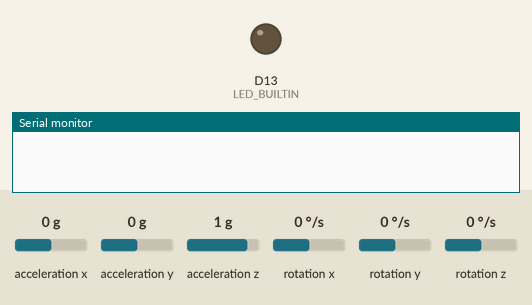
Simulated run of this sketch. Board: Arduino Nano 33 IoT. On the bench: output pins drawn as LEDs (lit = HIGH), the last lines printed to the serial monitor. Wiring (inferred from the names in the program): MPU-6050 motion sensor at I2C address 0x68. The inputs (shaded band) are chosen by the test bench; at power-on: acceleration z 1 g, acceleration x 0 g, acceleration y 0 g, rotation x 0 °/s, rotation y 0 °/s, rotation z 0 °/s.

Above: at 2.8 s.
At 4.0 s:
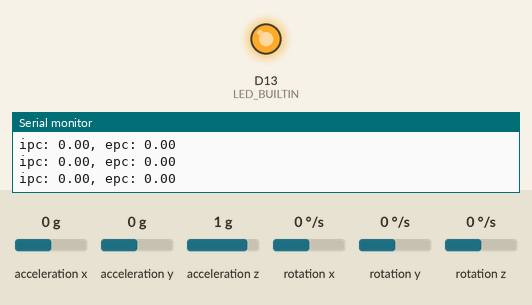
4.1 s: acceleration z set to 0 g
Timing chart, 0 to 7.1 s (numbered marks = the images above; inputs shaded):
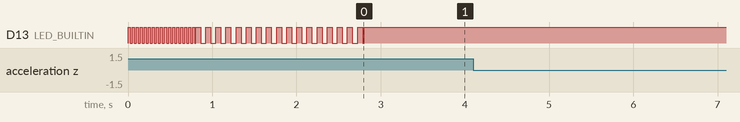

The sketch:

Nano33IMUTest.ino
```cpp
#include <Arduino_LSM6DS3.h>
#include "MPU6050.h"

//const float PITCH_CALIBRATION = 0.34;
const int LOOP_MICROS = 4000;
long loopEndTime = 0;
long lastInternalMesaurementMicros = 0;

const float RADIANS_TO_DEGREES = 57.296;

struct IMUData {
  float gyroXCalibration = 0;
  float gyroYCalibration = 0;
  float gyroZCalibration = 0;
  float accelerometerXCalibration = 0;
  float accelerometerYCalibration = 0;
  float accelerometerZCalibration = 0;
  float pitchReading = 0;
};

IMUData internalData;
IMUData externalData;

MPU6050 mpu6050;

void setup() {
  Serial.begin(2000000);
  while (!Serial); // Nano 33 will lose initial output without this

  //Serial.println("Initializing IMUs...");

  mpu6050.begin();
  if (!IMU.begin()) {
    Serial.println("Failed to initialize internal IMU!");
    while (1);
  }

  // initialize digital pin LED_BUILTIN as an output.
  pinMode(LED_BUILTIN, OUTPUT);

  //Serial.println("Measuring internal IMU calibration values...");
  float gxSum = 0;
  float gySum = 0;
  float gzSum = 0;
  float axSum = 0;
  float aySum = 0;
  float azSum = 0;
  for (int i = 0; i < 500; i++) {
    if (i % 15 == 0) {
      digitalWrite(LED_BUILTIN, !digitalRead(LED_BUILTIN));        //Change the state of the LED every 15 loops to make the LED blink fast
    }

    float gx, gy, gz;
    IMU.readGyroscope(gx, gy, gz);
    gxSum += gx;
    gySum += gy;
    gzSum += gz;

    float ax, ay, az;
    IMU.readAcceleration(ax, ay, az);
    axSum += ax;
    aySum += ay;
    azSum += az;

    while (!IMU.accelerationAvailable() && !IMU.gyroscopeAvailable());
  }
  lastInternalMesaurementMicros = micros();
  // Get the average from the 500 readings
  internalData.gyroXCalibration = gxSum / 500;
  internalData.gyroYCalibration = gySum / 500;
  internalData.gyroZCalibration = gzSum / 500;
  internalData.accelerometerXCalibration = axSum / 500;
  internalData.accelerometerYCalibration = aySum / 500;
  internalData.accelerometerZCalibration = azSum / 500;

  // Gyro calibration complete, gy: 275, ax: -138, ay: -286, az: 18227
  /*Serial.print("Internal IMU calibration complete, gx: ");
  Serial.print(internalData.gyroXCalibration);
  Serial.print(", gy: ");
  Serial.print(internalData.gyroYCalibration);
  Serial.print(", gz: ");
  Serial.print(internalData.gyroZCalibration);
  Serial.print(", ax: ");
  Serial.print(internalData.accelerometerXCalibration);
  Serial.print(", ay: ");
  Serial.print(internalData.accelerometerYCalibration);
  Serial.print(", az: ");
  Serial.print(internalData.accelerometerZCalibration);
  Serial.println();*/

  //Serial.println("Measuring external gyro calibration values...");
  loopEndTime = micros() + LOOP_MICROS;
  gxSum = 0;
  gySum = 0;
  gzSum = 0;
  axSum = 0;
  aySum = 0;
  azSum = 0;
  for (int i = 0; i < 500; i++) {
    if (i % 15 == 0) {
      digitalWrite(LED_BUILTIN, !digitalRead(LED_BUILTIN));        //Change the state of the LED every 15 loops to make the LED blink fast
    }

    float gx, gy, gz;
    mpu6050.readGyroscope(gx, gy, gz);
    gxSum += gx;
    gySum += gy;
    gzSum += gz;

    float ax, ay, az;
    mpu6050.readAccelerometer(ax, ay, az);
    axSum += ax;
    aySum += ay;
    azSum += az;

    delayMicroseconds(loopEndTime - micros()); // Simulate the main program loop time
    loopEndTime = micros() + LOOP_MICROS;
  }
  // Get the average from the 500 readings
  externalData.gyroXCalibration = gxSum / 500;
  externalData.gyroYCalibration = gySum / 500;
  externalData.gyroZCalibration = gzSum / 500;
  externalData.accelerometerXCalibration = axSum / 500;
  externalData.accelerometerYCalibration = aySum / 500;
  externalData.accelerometerZCalibration = azSum / 500;

  // Gyro calibration complete, gy: 275, ax: -138, ay: -286, az: 18227
  /*Serial.print("External IMU calibration complete, gx: ");
  Serial.print(externalData.gyroXCalibration);
  Serial.print(", gy: ");
  Serial.print(externalData.gyroYCalibration);
  Serial.print(", gz: ");
  Serial.print(externalData.gyroZCalibration);
  Serial.print(", ax: ");
  Serial.print(externalData.accelerometerXCalibration);
  Serial.print(", ay: ");
  Serial.print(externalData.accelerometerYCalibration);
  Serial.print(", az: ");
  Serial.print(externalData.accelerometerZCalibration);
  Serial.println();*/

  digitalWrite(LED_BUILTIN, HIGH);
  loopEndTime = micros() + LOOP_MICROS;
}

void loop() {
  // Internal IMU angle calculation
  // ------------------------------

  if (IMU.accelerationAvailable() && IMU.gyroscopeAvailable()) {
    // Read x, y, z accelerometer values
    float ax, ay, az;
    IMU.readAcceleration(ax, ay, az);

    // Calculate the current pitch angle in degrees according to the accelerometer
    float accelAngleX = atan(ay / sqrt(pow(ax, 2) + pow(az, 2))) * RADIANS_TO_DEGREES;

    float pitchAccelerometer = accelAngleX;

    //Serial.print("ipa: ");
    //Serial.print(pitchAccelerometer);

    // Read gyro values
    float gx, gy, gz;
    IMU.readGyroscope(gx, gy, gz);

    // Apply calibration value
    gx -= internalData.gyroXCalibration;

    long currentMicros = micros();
    float dt = (currentMicros - lastInternalMesaurementMicros) / 1000000.0;
    lastInternalMesaurementMicros = currentMicros;

    // Calculate the angle in degrees traveled during this loop angle
    // (Gyroscope Angle) = (Last Measured Filtered Angle) + ω×Δt
    float pitchGyro = internalData.pitchReading + gx * dt;

    // Complementary filter to combine the gyro and accelerometer angle
    // Filtered Angle = α × (Gyroscope Angle) + (1 − α) × (Accelerometer Angle)
    internalData.pitchReading = 0.96 * pitchGyro + 0.04 * pitchAccelerometer;
  }
  Serial.print("ipc: ");
  Serial.print(internalData.pitchReading);

  // External IMU angle calculation
  // ------------------------------

  // Read x, y, z accelerometer values
  float ax, ay, az;
  mpu6050.readAccelerometer(ax, ay, az);

  // Calculate the current pitch angle in degrees according to the accelerometer
  float accelAngleY = atan(-1 * ax / sqrt(pow(ay, 2) + pow(az, 2))) * RADIANS_TO_DEGREES;

  float pitchAccelerometer = accelAngleY;
  //pitchAccelerometer -= PITCH_CALIBRATION;

  //Serial.print(", epa: ");
  //Serial.print(pitchAccelerometer);

  // Read gyro values
  float gx, gy, gz;
  mpu6050.readGyroscope(gx, gy, gz);

  // Apply calibration value
  gy -= externalData.gyroYCalibration;

  float dt = LOOP_MICROS / 1000000.0;

  // Calculate the angle in degrees traveled during this loop angle
  // (Gyroscope Angle) = (Last Measured Filtered Angle) + ω×Δt
  float pitchGyro = externalData.pitchReading + gy * dt;

  // Complementary filter to combine the gyro and accelerometer angle
  // Filtered Angle = α × (Gyroscope Angle) + (1 − α) × (Accelerometer Angle)
  externalData.pitchReading = 0.96 * pitchGyro + 0.04 * pitchAccelerometer;

  Serial.print(", epc: ");
  Serial.print(externalData.pitchReading);

  Serial.println();

  // The external IMU angle calculations are tuned for a loop time of 4 milliseconds
  long delayTime = loopEndTime - micros();
  if (delayTime > 0) {
    delayMicroseconds(delayTime); // Simulate the main program loop time
  }
  loopEndTime = micros() + LOOP_MICROS;
}
```

MPU6050.cpp
```cpp
#include "MPU6050.h"

MPU6050::MPU6050() {
}

int MPU6050::begin() {
  Wire.begin();
  Wire.setClock(1000000);

  // Wake up the MPU-6050
  writeRegister(0x6B, 0x00); // PWR_MGMT_1 register
  // Set the full scale of the gyro to +/- 250 degrees per second
  writeRegister(0x1B, 0x00); // GYRO_CONFIG register
  // Set the full scale of the accelerometer to +/- 2g.
  writeRegister(0x1C, 0x00); // ACCEL_CONFIG register
  // Enable Digital Low Pass Filter ~43Hz to improve the raw data.
  writeRegister(0x1A, 0x03); // CONFIG register
}

int MPU6050::writeRegister(uint8_t address, uint8_t value) {
  Wire.beginTransmission(GYRO_ADDRESS);
  Wire.write(address);
  Wire.write(value);
  Wire.endTransmission();
  return 1;
}

// Results are in g (earth gravity)
int MPU6050::readAccelerometer(float& ax, float& ay, float& az) {
  Wire.beginTransmission(GYRO_ADDRESS);
  Wire.write(0x3B); // ACCEL_XOUT[15:8]
  Wire.endTransmission();
  Wire.requestFrom(GYRO_ADDRESS, 6); // ACCEL_XOUT[15:8], ACCEL_XOUT[7:0], ACCEL_YOUT[15:8], ACCEL_YOUT[7:0], ACCEL_ZOUT[15:8], ACCEL_ZOUT[7:0]
  int16_t axRaw = Wire.read() << 8 | Wire.read();
  ax = axRaw / 16384.0;
  int16_t ayRaw = Wire.read() << 8 | Wire.read();
  ay = ayRaw / 16384.0;
  int16_t azRaw = Wire.read() << 8 | Wire.read();
  az = azRaw / 16384.0;
  return 1;
}

// Results are in degrees per second
int MPU6050::readGyroscope(float& gx, float& gy, float& gz) {
  Wire.beginTransmission(GYRO_ADDRESS);
  Wire.write(0x43); // GYRO_XOUT[15:8]
  Wire.endTransmission();
  Wire.requestFrom(GYRO_ADDRESS, 6); // GYRO_XOUT[15:8], GYRO_XOUT[7:0], GYRO_YOUT[15:8], GYRO_YOUT[7:0], GYRO_ZOUT[15:8], GYRO_ZOUT[7:0]
  int16_t gxRaw = Wire.read() << 8 | Wire.read();
  gx = gxRaw / 131.0;
  int16_t gyRaw = Wire.read() << 8 | Wire.read();
  gy = gyRaw / 131.0;
  int16_t gzRaw = Wire.read() << 8 | Wire.read();
  gz = gzRaw / 131.0;
  return 1;
}
```

MPU6050.h
```cpp
#include <Wire.h>

const int GYRO_ADDRESS = 0x68;

class MPU6050 {
  public:
    MPU6050();

    int begin();

    int readAccelerometer(float& ax, float& ay, float& az); // Results are in G (earth gravity).

    int readGyroscope(float& gx, float& gy, float& gz); // Results are in degrees/second.


  private:
    int writeRegister(uint8_t address, uint8_t value);
};
```
